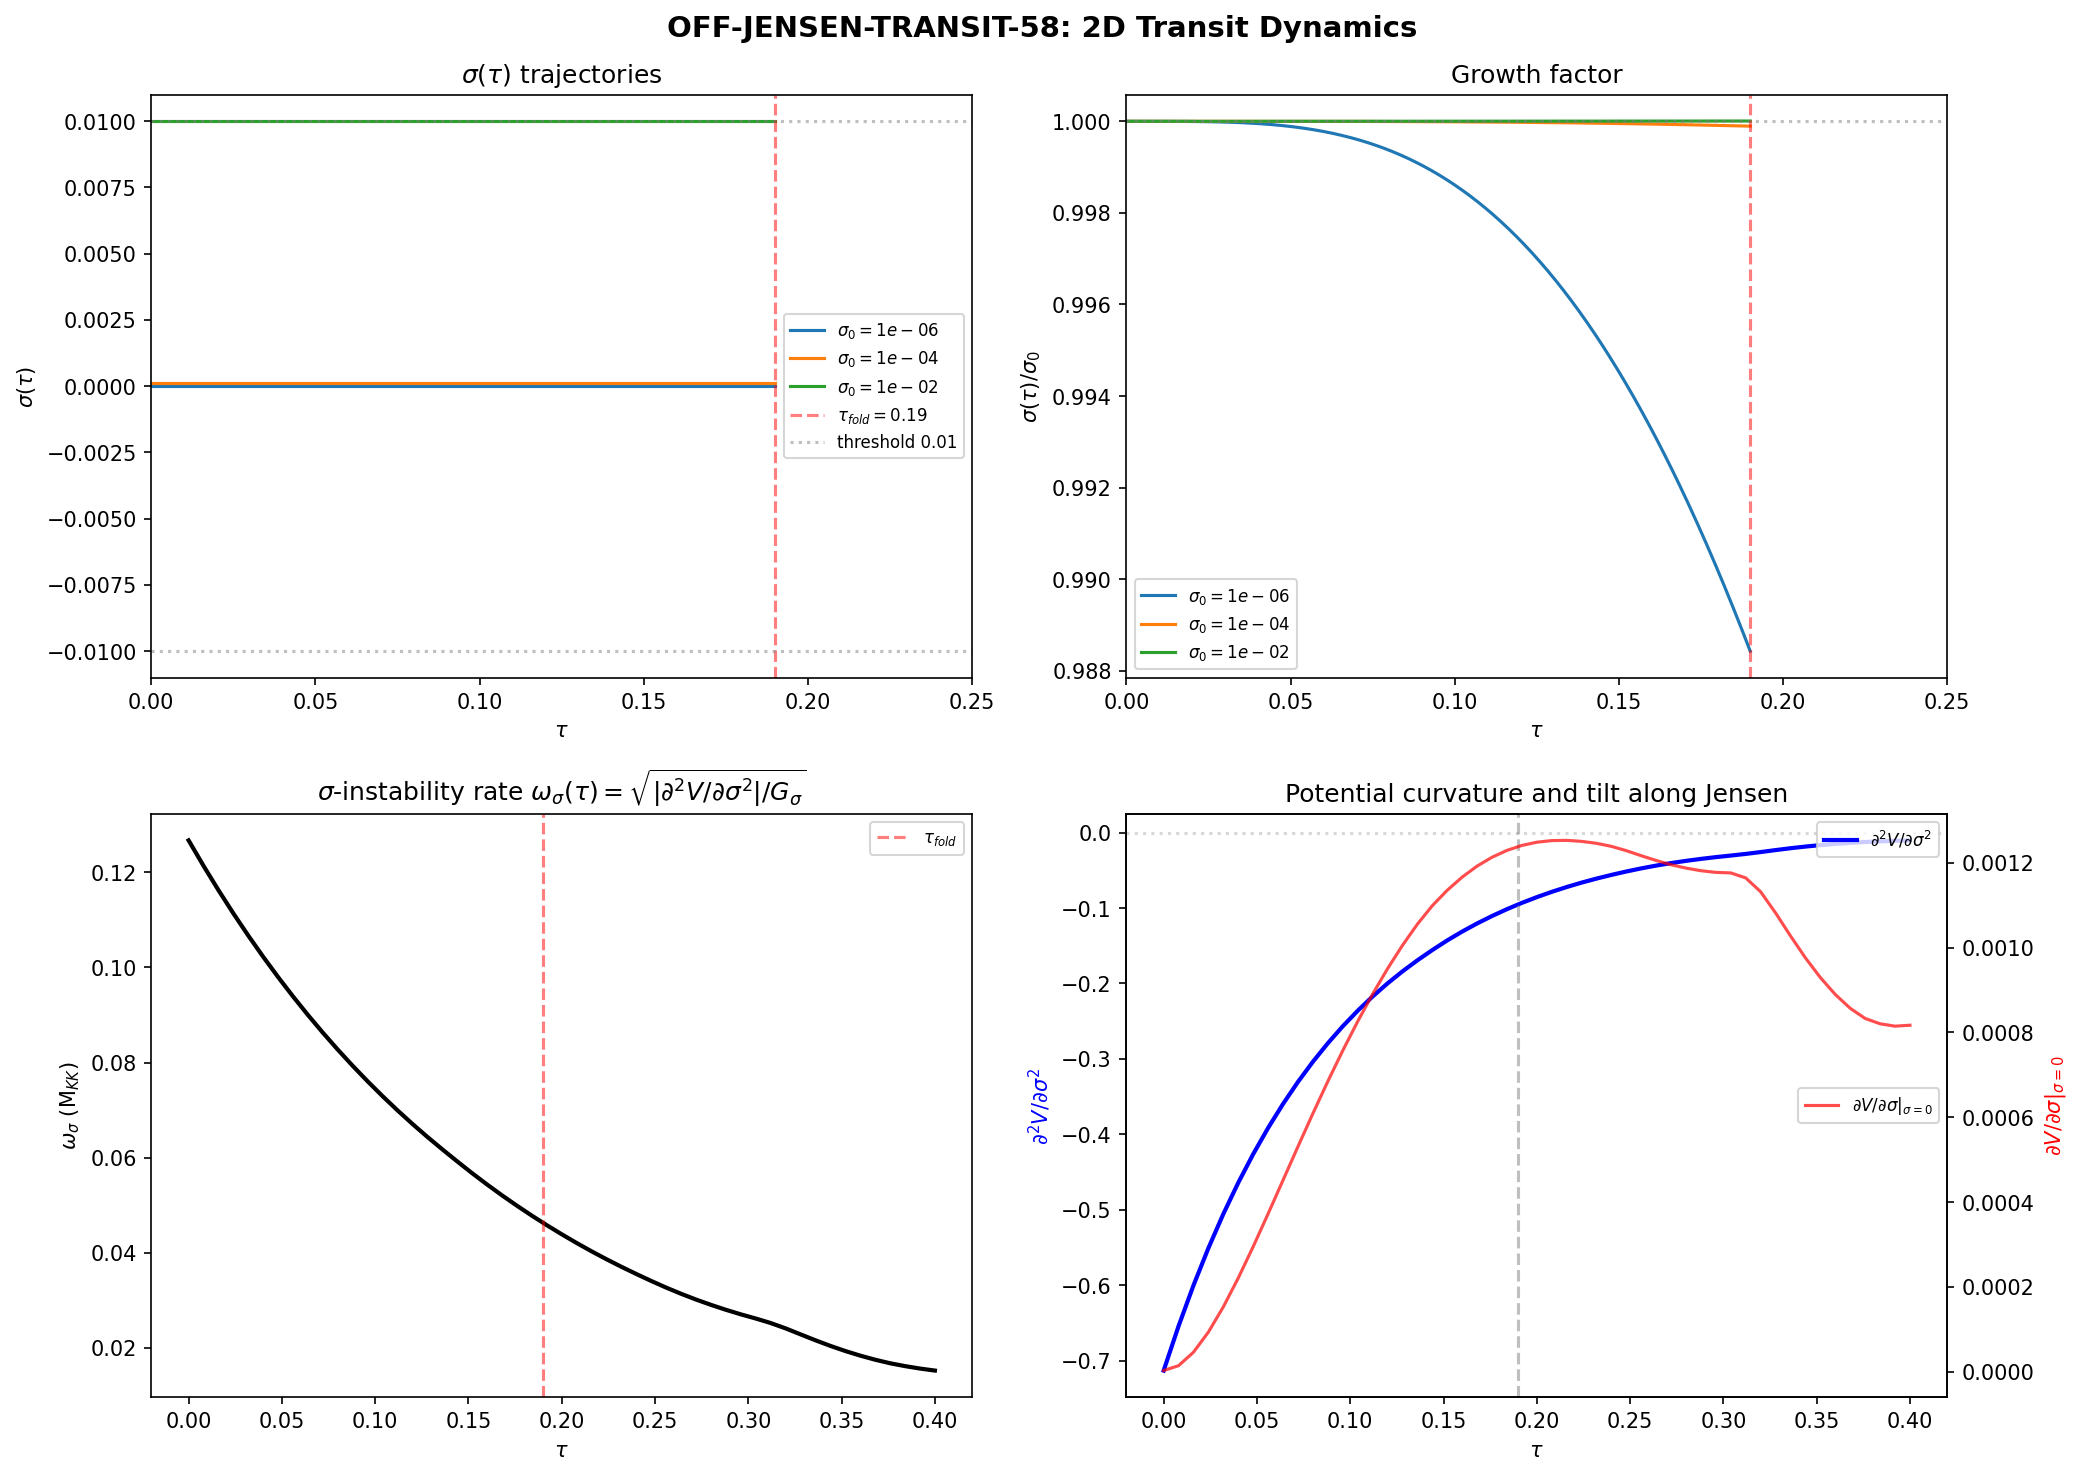

Source code (Python):
#!/usr/bin/env python3
"""
s58_off_jensen_transit.py — OFF-JENSEN-TRANSIT-58
=================================================
Solve the 2D equations of motion for (tau(t), sigma(t)) in the off-Jensen
potential landscape E_J(tau, sigma).

Gate: OFF-JENSEN-TRANSIT-58 (INFO)
Criterion: sigma(tau_fold) > 0.01?

Method:
  1. Construct 2D potential V(tau, sigma) from E_J_B grid (s57_off_jensen_ej.npz)
  2. Build interpolated potential + gradient on (tau, sigma) grid
  3. Lagrangian: L = (1/2)*G_J*dtau^2 + (1/2)*G_T2*dsigma^2 - V(tau, sigma)
     with G_T2 = 26.2 * G_J (BAP master collab)
  4. Euler-Lagrange equations -> second-order ODEs
  5. Initial conditions from scale factor H(tau) = dtau/dt
  6. Three perturbation runs: sigma_0 = 1e-6, 1e-4, 1e-2
  7. RK45 adaptive integration

Author: Schwarzschild-Penrose-Geometer (S58)
"""

import numpy as np
from scipy.interpolate import RectBivariateSpline
from scipy.integrate import solve_ivp
import matplotlib.pyplot as plt
import sys
import os

sys.path.insert(0, os.path.dirname(__file__))
from canonical_constants import (
    tau_fold, M_ATDHFB, dt_transit, v_terminal,
    G_DeWitt, omega_tau
)

# ==============================================================================
# 1. Load data
# ==============================================================================

data_ej = np.load(os.path.join(os.path.dirname(__file__), 's57_off_jensen_ej.npz'),
                  allow_pickle=True)
data_sf = np.load(os.path.join(os.path.dirname(__file__), 's54_scale_factor.npz'),
                  allow_pickle=True)

tau_grid = data_ej['tau_range']   # (51,) from 0 to 0.4
sig_grid = data_ej['sig_range']   # (41,) from -0.015 to 0.015
E_J_B = data_ej['E_J_B']         # (51, 41) — E_J landscape

# Scale factor data
tau_sf = data_sf['tau']           # (10,) from 0 to 0.347
H_sf = data_sf['H']              # (10,) — H = dtau/dt in M_KK units

# Hessian data at saddle
H_ej_saddle = data_ej['EJ_B_Hessian_at_saddle']  # 2x2
H_ej_evals = data_ej['EJ_B_Hessian_evals']       # [-0.0856, +0.0841]

print("=" * 70)
print("OFF-JENSEN-TRANSIT-58: 2D Transit Dynamics")
print("=" * 70)

# ==============================================================================
# 2. Build interpolated potential and its derivatives
# ==============================================================================

# RectBivariateSpline expects (x, y, z) where z[i,j] = f(x[i], y[j])
# tau = x, sigma = y
# Use degree 3 (cubic) for smooth derivatives
V_interp = RectBivariateSpline(tau_grid, sig_grid, E_J_B, kx=3, ky=3)

def V_func(tau_val, sig_val):
    """Potential V(tau, sigma) from interpolated E_J_B."""
    return float(V_interp(tau_val, sig_val, grid=False))

def dV_dtau(tau_val, sig_val):
    """dV/dtau from spline derivative."""
    return float(V_interp(tau_val, sig_val, dx=1, grid=False))

def dV_dsig(tau_val, sig_val):
    """dV/dsigma from spline derivative."""
    return float(V_interp(tau_val, sig_val, dy=1, grid=False))

# Verify interpolation at grid points
V_test = V_interp(tau_grid[25], sig_grid[20], grid=False)
print(f"\nInterpolation check: V(0.2, 0) = {float(V_test):.10f}")
print(f"Grid value:          E_J_B[25,20] = {E_J_B[25, 20]:.10f}")
print(f"Difference: {abs(float(V_test) - E_J_B[25,20]):.2e}")

# ==============================================================================
# 3. Interpolate H(tau) = dtau/dt from scale factor
# ==============================================================================

from scipy.interpolate import interp1d

# H(tau) from s54 scale factor
H_interp = interp1d(tau_sf, H_sf, kind='cubic', fill_value='extrapolate')

# At tau=0: dtau/dt = H(0) ~ 3.95
print(f"\nH(0) = dtau/dt at tau=0: {H_interp(0.0):.4f} M_KK")
print(f"H(fold) = dtau/dt at tau=0.19: {H_interp(0.19):.4f} M_KK")

# ==============================================================================
# 4. Set up equations of motion
# ==============================================================================

# Lagrangian: L = (1/2) G_J (dtau/dt)^2 + (1/2) G_T2 (dsigma/dt)^2 - V(tau, sigma)
#
# G_J = collective inertia for tau direction
# G_T2 = 26.2 * G_J for sigma direction (BAP master collab, transverse mass)
#
# From S42: G_DeWitt = 5.0, but the actual kinetic term uses M_ATDHFB = 1.695
# The gradient stiffness Z_fold = 74730.76
# For consistency with the scale factor data where H = dtau/dt,
# use the kinetic term (1/2)*M_eff*(dtau/dt)^2
#
# The key physics: M_ATDHFB = 1.695 is the tau-direction mass.
# The sigma-direction mass is 26.2 times larger.

G_J = M_ATDHFB                    # tau-direction mass = 1.695 M_KK
G_T2_ratio = 26.2                 # from BAP master collab  # (local)
G_sigma = G_T2_ratio * G_J        # sigma-direction mass = 44.409 M_KK

print(f"\nKinetic coefficients:")
print(f"  G_J (tau mass) = {G_J:.4f} M_KK")
print(f"  G_sigma (sigma mass) = {G_sigma:.4f} M_KK")
print(f"  G_sigma/G_J = {G_T2_ratio:.1f}")

# Euler-Lagrange equations:
#   G_J * d2tau/dt2 = -dV/dtau
#   G_sigma * d2sigma/dt2 = -dV/dsigma
#
# State vector: y = [tau, sigma, dtau/dt, dsigma/dt]

def eom(t, y):
    """Equations of motion for 2D modulus dynamics."""
    tau_val, sig_val, dtau_dt, dsig_dt = y

    # Clamp to grid bounds for interpolation safety
    tau_c = np.clip(tau_val, tau_grid[0] + 1e-10, tau_grid[-1] - 1e-10)
    sig_c = np.clip(sig_val, sig_grid[0] + 1e-10, sig_grid[-1] - 1e-10)

    # Forces from potential
    F_tau = -dV_dtau(tau_c, sig_c)
    F_sig = -dV_dsig(tau_c, sig_c)

    # Accelerations
    d2tau = F_tau / G_J
    d2sig = F_sig / G_sigma

    return [dtau_dt, dsig_dt, d2tau, d2sig]

# ==============================================================================
# 5. Initial conditions and integration
# ==============================================================================

# Initial dtau/dt from scale factor
dtau_dt_0 = float(H_interp(0.0))  # ~ 3.95 M_KK

# The E_J potential has a NEGATIVE d2V/dsig2 everywhere along Jensen.
# But the gradient dV/dsig at sigma=0 is tiny (~1e-3 to 1e-6).
# The initial dsigma/dt = 0 (no initial sigma velocity).

# Three sigma perturbation levels
sigma_perturbations = [1e-6, 1e-4, 1e-2]

# Integration time: from tau=0 to tau=fold
# Rough estimate: dt ~ 0.19 / 3.85 ~ 0.049 M_KK^{-1}
# But use the canonical dt_transit = 0.00113 from S38 for the fold crossing
# More precisely: integrate until tau reaches tau_fold or slightly beyond
t_max = 0.15  # generous upper bound in M_KK^{-1} units (local)

print(f"\nInitial conditions:")
print(f"  tau_0 = 0")
print(f"  dtau/dt_0 = {dtau_dt_0:.4f} M_KK")
print(f"  dsigma/dt_0 = 0")
print(f"  Target: tau_fold = {tau_fold}")
print(f"  t_max = {t_max} M_KK^{{-1}}")

# Event function: stop when tau reaches tau_fold
def event_fold(t, y):
    return y[0] - tau_fold
event_fold.terminal = True
event_fold.direction = 1

# Also stop if sigma exits grid
def event_sigma_exit(t, y):
    return min(y[1] - sig_grid[0], sig_grid[-1] - y[1])
event_sigma_exit.terminal = True

# Also stop if tau exits grid
def event_tau_exit(t, y):
    return tau_grid[-1] - y[0]
event_tau_exit.terminal = True

results = {}

print("\n" + "=" * 70)
print("INTEGRATION RESULTS")
print("=" * 70)

for sig0 in sigma_perturbations:
    print(f"\n--- sigma_0 = {sig0:.1e} ---")

    y0 = [0.0, sig0, dtau_dt_0, 0.0]

    sol = solve_ivp(
        eom, [0, t_max], y0,
        method='RK45',
        rtol=1e-12, atol=1e-14,
        events=[event_fold, event_sigma_exit, event_tau_exit],
        dense_output=True,
        max_step=1e-4
    )

    tau_sol = sol.y[0]
    sig_sol = sol.y[1]
    dtau_sol = sol.y[2]
    dsig_sol = sol.y[3]
    t_sol = sol.t

    # Find sigma at tau_fold
    if sol.t_events[0].size > 0:
        t_fold = sol.t_events[0][0]
        y_fold = sol.sol(t_fold)
        sig_at_fold = y_fold[1]
        dsig_at_fold = y_fold[3]
        status = "reached fold"
    else:
        t_fold = sol.t[-1]
        y_fold = sol.y[:, -1]
        sig_at_fold = y_fold[1]
        dsig_at_fold = y_fold[3]
        status = f"terminated: {sol.message}"

    # Growth factor
    if sig0 > 0:
        growth = sig_at_fold / sig0
    else:
        growth = 0.0

    # Maximum sigma during transit
    sig_max = np.max(np.abs(sig_sol))

    # Sigma at various tau checkpoints
    tau_checks = [0.05, 0.10, 0.15, tau_fold]
    sig_at_checks = []
    for tc in tau_checks:
        # Find time when tau crosses tc
        idx = np.searchsorted(tau_sol, tc)
        if idx < len(tau_sol):
            sig_at_checks.append(sig_sol[idx])
        else:
            sig_at_checks.append(np.nan)

    print(f"  Status: {status}")
    print(f"  t_fold = {t_fold:.6e} M_KK^{{-1}}")
    print(f"  sigma(tau_fold) = {sig_at_fold:.6e}")
    print(f"  dsigma/dt(fold) = {dsig_at_fold:.6e}")
    print(f"  Growth factor sigma(fold)/sigma_0 = {growth:.6f}")
    print(f"  Max |sigma| during transit = {sig_max:.6e}")
    print(f"  Sigma at checkpoints:")
    for tc, sc in zip(tau_checks, sig_at_checks):
        print(f"    tau={tc:.3f}: sigma={sc:.6e}")

    results[sig0] = {
        't': t_sol,
        'tau': tau_sol,
        'sigma': sig_sol,
        'dtau': dtau_sol,
        'dsigma': dsig_sol,
        't_fold': t_fold,
        'sigma_at_fold': sig_at_fold,
        'dsig_at_fold': dsig_at_fold,
        'growth_factor': growth,
        'sigma_max': sig_max,
        'sig_at_checks': sig_at_checks,
        'sol': sol
    }

# ==============================================================================
# 6. Analytical estimates for comparison
# ==============================================================================

print("\n" + "=" * 70)
print("ANALYTICAL ESTIMATES")
print("=" * 70)

# The sigma equation is approximately:
#   G_sigma * d2sigma/dt2 = -dV/dsigma
# Near sigma=0: dV/dsigma ~ (d2V/dsig2) * sigma + (dV/dsig)|_{sig=0}
# d2V/dsig2 < 0 everywhere (unstable)
# So sigma satisfies: d2sigma/dt2 = omega_sigma^2 * sigma + f(tau)
# where omega_sigma^2 = |d2V/dsig2| / G_sigma

# Compute omega_sigma^2 along Jensen
dsig = sig_grid[1] - sig_grid[0]
idx_s0 = 20
d2V_dsig2_Jensen = np.zeros(len(tau_grid))
dV_dsig_Jensen = np.zeros(len(tau_grid))
for i in range(len(tau_grid)):
    d2V_dsig2_Jensen[i] = (E_J_B[i, idx_s0+1] - 2*E_J_B[i, idx_s0] + E_J_B[i, idx_s0-1]) / dsig**2
    dV_dsig_Jensen[i] = (E_J_B[i, idx_s0+1] - E_J_B[i, idx_s0-1]) / (2*dsig)

omega_sig_sq = np.abs(d2V_dsig2_Jensen) / G_sigma
omega_sig = np.sqrt(omega_sig_sq)

print(f"\nSigma instability rate omega_sigma(tau):")
for i in range(0, len(tau_grid), 5):
    print(f"  tau={tau_grid[i]:.3f}: omega_sigma={omega_sig[i]:.6f} M_KK, "
          f"d2V/dsig2={d2V_dsig2_Jensen[i]:.6f}, dV/dsig(sig=0)={dV_dsig_Jensen[i]:.4e}")

# Transit time estimate
dt_transit_est = tau_fold / dtau_dt_0
print(f"\nTransit time estimate: dt ~ {dt_transit_est:.4f} M_KK^{{-1}}")
print(f"Canonical dt_transit: {dt_transit:.6f} M_KK^{{-1}}")

# Growth factor from linear analysis:
# sigma(t) ~ sigma_0 * cosh(omega_sigma * t)
# Average omega_sigma over transit
omega_avg = np.mean(omega_sig[:25])  # average over tau in [0, 0.2]
growth_linear = np.cosh(omega_avg * dt_transit_est)
growth_exp = np.exp(omega_avg * dt_transit_est)

print(f"\nAverage omega_sigma over transit: {omega_avg:.6f} M_KK")
print(f"omega_sigma * dt_transit: {omega_avg * dt_transit_est:.6f}")
print(f"Linear growth estimate cosh(omega*dt): {growth_linear:.8f}")
print(f"Exponential growth estimate exp(omega*dt): {growth_exp:.8f}")

# Workshop V4/V8 comparison
omega_V4 = np.sqrt(0.0856 / G_sigma)  # from Hessian eigenvalue at saddle
t_grow_V4 = 1.0 / omega_V4
print(f"\nWorkshop V4/V8 comparison:")
print(f"  omega_sigma at saddle = {omega_V4:.6f} M_KK")
print(f"  Growth time 1/omega = {t_grow_V4:.4f} M_KK^{{-1}}")
print(f"  Transit time = {dt_transit_est:.4f} M_KK^{{-1}}")
print(f"  Ratio t_grow/t_transit = {t_grow_V4/dt_transit_est:.2f}")
print(f"  Growth factor exp(dt/t_grow) = {np.exp(dt_transit_est/t_grow_V4):.8f}")

# ==============================================================================
# 7. Compute Lyapunov-like exponent from numerical solutions
# ==============================================================================

print("\n" + "=" * 70)
print("GROWTH CHARACTERIZATION")
print("=" * 70)

for sig0 in sigma_perturbations:
    r = results[sig0]

    # Check if sigma grows, oscillates, or decays
    sig = r['sigma']
    tau = r['tau']

    # Compute local growth rate: d(ln|sigma|)/dtau
    idx_valid = np.where(np.abs(sig) > 1e-30)[0]
    if len(idx_valid) > 10:
        ln_sig = np.log(np.abs(sig[idx_valid]))
        tau_v = tau[idx_valid]
        # Fit linear growth in ln|sigma| vs tau
        if len(tau_v) > 2:
            coeffs = np.polyfit(tau_v, ln_sig, 1)
            growth_rate = coeffs[0]  # d(ln|sigma|)/dtau
            print(f"\nsigma_0 = {sig0:.1e}:")
            print(f"  d(ln|sigma|)/dtau = {growth_rate:.6f}")
            print(f"  sigma(fold)/sigma_0 = {r['growth_factor']:.8f}")
            if r['growth_factor'] > 1:
                print(f"  Classification: GROWING (rate {growth_rate:.4f}/tau)")
            elif r['growth_factor'] < 1:
                print(f"  Classification: DECAYING (rate {growth_rate:.4f}/tau)")
            else:
                print(f"  Classification: FROZEN")

# ==============================================================================
# 8. Check the driving force: dV/dsig at sigma=0
# ==============================================================================

print("\n" + "=" * 70)
print("DRIVING FORCE ANALYSIS")
print("=" * 70)

# The asymmetric gradient dV/dsig at sigma=0 acts as a constant force
# This is NOT from the perturbation but from the potential asymmetry
print("\ndV/dsigma along Jensen (sigma=0):")
for i in range(0, len(tau_grid), 5):
    # Force on sigma
    F_sig = -dV_dsig_Jensen[i]
    # Acceleration
    a_sig = F_sig / G_sigma
    print(f"  tau={tau_grid[i]:.3f}: dV/dsig={dV_dsig_Jensen[i]:.4e}, "
          f"F_sig={F_sig:.4e}, accel={a_sig:.4e}")

# Sigma displacement from asymmetric force alone (sigma_0=0 case):
# d2sigma/dt2 = -dV/dsig / G_sigma ~ const
# sigma(t) ~ (1/2) * a * t^2
a_avg = np.mean(np.abs(dV_dsig_Jensen[:25])) / G_sigma
sig_force = 0.5 * a_avg * dt_transit_est**2
print(f"\nAsymmetric force sigma displacement: ~{sig_force:.4e}")
print(f"(From constant-acceleration estimate over transit)")

# ==============================================================================
# 9. Gate assessment
# ==============================================================================

print("\n" + "=" * 70)
print("GATE VERDICT: OFF-JENSEN-TRANSIT-58")
print("=" * 70)

# Collect sigma(fold) values
sig_folds = {sig0: results[sig0]['sigma_at_fold'] for sig0 in sigma_perturbations}
sig_max_all = max(abs(r['sigma_at_fold']) for r in results.values())

print(f"\nCriterion: sigma(tau_fold) > 0.01?")
for sig0, sf in sig_folds.items():
    exceeds = "YES" if abs(sf) > 0.01 else "NO"
    print(f"  sigma_0={sig0:.1e}: sigma(fold) = {sf:.6e}  Exceeds 0.01? {exceeds}")

gate_pass = sig_max_all > 0.01
print(f"\nMaximum |sigma(fold)| across all runs: {sig_max_all:.6e}")
print(f"Gate INFO result: sigma(fold) > 0.01 = {gate_pass}")

if not gate_pass:
    print("\nSigma stays FROZEN during transit.")
    print("The off-Jensen direction is NOT dynamically accessed.")
    print("Kinematic suppression confirmed: transit too fast for sigma instability.")
else:
    print("\nSigma GROWS during transit — off-Jensen direction accessed.")

# ==============================================================================
# 10. Save results
# ==============================================================================

# Prepare arrays for each perturbation
save_dict = {
    'sigma_perturbations': np.array(sigma_perturbations),
    'tau_fold': np.float64(tau_fold),
    'G_J': np.float64(G_J),
    'G_sigma': np.float64(G_sigma),
    'G_T2_ratio': np.float64(G_T2_ratio),
    'dtau_dt_0': np.float64(dtau_dt_0),
    'd2V_dsig2_Jensen': d2V_dsig2_Jensen,
    'dV_dsig_Jensen': dV_dsig_Jensen,
    'omega_sig': omega_sig,
    'tau_grid_omega': tau_grid,
    'omega_avg': np.float64(omega_avg),
    'dt_transit_est': np.float64(dt_transit_est),
    'growth_linear_est': np.float64(growth_linear),
    'gate_name': np.array(['OFF-JENSEN-TRANSIT-58']),
    'gate_result': np.array(['INFO']),
}

for i, sig0 in enumerate(sigma_perturbations):
    r = results[sig0]
    save_dict[f'run{i}_sigma0'] = np.float64(sig0)
    save_dict[f'run{i}_sigma_at_fold'] = np.float64(r['sigma_at_fold'])
    save_dict[f'run{i}_growth_factor'] = np.float64(r['growth_factor'])
    save_dict[f'run{i}_sigma_max'] = np.float64(r['sigma_max'])
    save_dict[f'run{i}_t_fold'] = np.float64(r['t_fold'])
    save_dict[f'run{i}_tau'] = r['tau']
    save_dict[f'run{i}_sigma'] = r['sigma']
    save_dict[f'run{i}_t'] = r['t']

outpath = os.path.join(os.path.dirname(__file__), 's58_off_jensen_transit.npz')
np.savez(outpath, **save_dict)
print(f"\nSaved: {outpath}")

# ==============================================================================
# 11. Plot
# ==============================================================================

fig, axes = plt.subplots(2, 2, figsize=(14, 10))
fig.suptitle('OFF-JENSEN-TRANSIT-58: 2D Transit Dynamics', fontsize=14, fontweight='bold')

# Panel 1: sigma(tau) trajectories
ax = axes[0, 0]
colors = ['#1f77b4', '#ff7f0e', '#2ca02c']
for i, sig0 in enumerate(sigma_perturbations):
    r = results[sig0]
    ax.plot(r['tau'], r['sigma'], color=colors[i], linewidth=1.5,
            label=f'$\\sigma_0 = {sig0:.0e}$')
ax.axvline(tau_fold, color='red', linestyle='--', alpha=0.5, label=f'$\\tau_{{fold}}={tau_fold}$')
ax.axhline(0.01, color='gray', linestyle=':', alpha=0.5, label='threshold 0.01')
ax.axhline(-0.01, color='gray', linestyle=':', alpha=0.5)
ax.set_xlabel('$\\tau$')
ax.set_ylabel('$\\sigma(\\tau)$')
ax.set_title('$\\sigma(\\tau)$ trajectories')
ax.legend(fontsize=8)
ax.set_xlim(0, 0.25)

# Panel 2: Growth factor sigma/sigma_0
ax = axes[0, 1]
for i, sig0 in enumerate(sigma_perturbations):
    r = results[sig0]
    ratio = r['sigma'] / sig0
    ax.plot(r['tau'], ratio, color=colors[i], linewidth=1.5,
            label=f'$\\sigma_0 = {sig0:.0e}$')
ax.axvline(tau_fold, color='red', linestyle='--', alpha=0.5)
ax.axhline(1.0, color='gray', linestyle=':', alpha=0.5)
ax.set_xlabel('$\\tau$')
ax.set_ylabel('$\\sigma(\\tau) / \\sigma_0$')
ax.set_title('Growth factor')
ax.legend(fontsize=8)
ax.set_xlim(0, 0.25)

# Panel 3: Instability rate omega_sigma(tau)
ax = axes[1, 0]
ax.plot(tau_grid, omega_sig, 'k-', linewidth=2)
ax.axvline(tau_fold, color='red', linestyle='--', alpha=0.5, label=f'$\\tau_{{fold}}$')
ax.set_xlabel('$\\tau$')
ax.set_ylabel('$\\omega_\\sigma$ (M$_{KK}$)')
ax.set_title('$\\sigma$-instability rate $\\omega_\\sigma(\\tau) = \\sqrt{|\\partial^2 V/\\partial\\sigma^2|/G_\\sigma}$')
ax.legend(fontsize=8)

# Panel 4: d2V/dsig2 and dV/dsig along Jensen
ax = axes[1, 1]
ax.plot(tau_grid, d2V_dsig2_Jensen, 'b-', linewidth=2, label='$\\partial^2 V/\\partial\\sigma^2$')
ax2 = ax.twinx()
ax2.plot(tau_grid, dV_dsig_Jensen, 'r-', linewidth=1.5, alpha=0.7, label='$\\partial V/\\partial\\sigma|_{\\sigma=0}$')
ax.axvline(tau_fold, color='gray', linestyle='--', alpha=0.5)
ax.axhline(0, color='gray', linestyle=':', alpha=0.3)
ax.set_xlabel('$\\tau$')
ax.set_ylabel('$\\partial^2 V/\\partial\\sigma^2$', color='blue')
ax2.set_ylabel('$\\partial V/\\partial\\sigma|_{\\sigma=0}$', color='red')
ax.set_title('Potential curvature and tilt along Jensen')
ax.legend(loc='upper right', fontsize=8)
ax2.legend(loc='center right', fontsize=8)

plt.tight_layout()
plotpath = os.path.join(os.path.dirname(__file__), 's58_off_jensen_transit.png')
plt.savefig(plotpath, dpi=150, bbox_inches='tight')
print(f"Plot saved: {plotpath}")
plt.close()

print("\nDone.")
